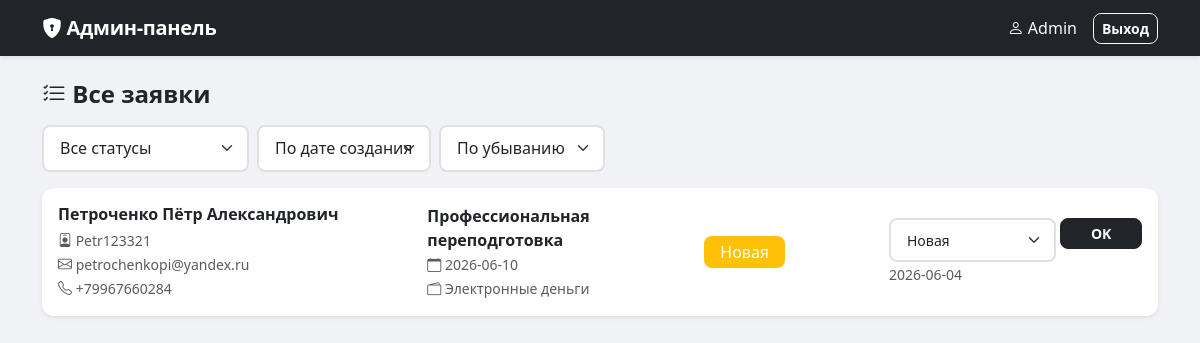
Page /admin (signed in) on the committed database.
### tables this page shows
CREATE TABLE applications (
            id INTEGER PRIMARY KEY AUTOINCREMENT,
            user_id INTEGER NOT NULL,
            course_type TEXT NOT NULL,
            start_date TEXT NOT NULL,
            payment_method TEXT NOT NULL,
            status TEXT NOT NULL DEFAULT 'Новая',
            created_at TEXT NOT NULL DEFAULT (datetime('now','localtime')),
            updated_at TEXT NOT NULL DEFAULT (datetime('now','localtime')),
            FOREIGN KEY (user_id) REFERENCES users(id) ON DELETE CASCADE
        );

CREATE TABLE users (
            id INTEGER PRIMARY KEY AUTOINCREMENT,
            login TEXT NOT NULL UNIQUE,
            password TEXT NOT NULL,
            full_name TEXT NOT NULL,
            phone TEXT NOT NULL,
            email TEXT NOT NULL,
            created_at TEXT NOT NULL DEFAULT (datetime('now','localtime'))
        );

### app.py (the view, shortened to what this page needs)
@app.route('/admin', methods=['GET', 'POST'])
def admin_panel():
    page = max(1, int(request.args.get('page', 1)))
    limit = 5
    offset = (page - 1) * limit
    status_filter = request.args.get('filter', '')
    sort_by = request.args.get('sort', 'created_at')
    sort_order = request.args.get('order', 'DESC')
    db = get_db()
    if status_filter:
        total = db.execute('SELECT COUNT(*) FROM applications WHERE status = ?',
                           (status_filter,)).fetchone()[0]
        apps = db.execute(
            f'SELECT a.*, u.login, u.full_name, u.phone, u.email '
            f'FROM applications a JOIN users u ON a.user_id = u.id '
            f'WHERE a.status = ? ORDER BY a.{sort_by} {sort_order} LIMIT ? OFFSET ?',
            (status_filter, limit, offset)).fetchall()
    else:
        total = db.execute('SELECT COUNT(*) FROM applications').fetchone()[0]
        apps = db.execute(
            f'SELECT a.*, u.login, u.full_name, u.phone, u.email '
            f'FROM applications a JOIN users u ON a.user_id = u.id '
            f'ORDER BY a.{sort_by} {sort_order} LIMIT ? OFFSET ?',
            (limit, offset)).fetchall()
    total_pages = max(1, -(-total // limit))
    return render_template('admin.html', apps=apps, page=page,
                           total_pages=total_pages, status_filter=status_filter,
                           sort_by=sort_by, sort_order=sort_order)

### app.py (called while the page is built)
def get_db():
    if 'db' not in g:
        g.db = sqlite3.connect(DATABASE)
        g.db.row_factory = sqlite3.Row
        g.db.execute("PRAGMA journal_mode=WAL")
    return g.db

### templates/admin.html (shortened to what this page needs)
{% extends "base.html" %}
{% block navbar %}
<nav class="navbar navbar-expand-lg navbar-dark bg-dark shadow-sm">
    <div class="container">
        <a class="navbar-brand fw-bold" href="{{ url_for('admin_panel') }}"><i class="bi bi-shield-lock-fill"></i> Админ-панель</a>
        <div class="d-flex align-items-center">
            <span class="text-light me-3"><i class="bi bi-person"></i> Admin</span>
            <a href="{{ url_for('logout') }}" class="btn btn-outline-light btn-sm">Выход</a>
        </div>
    </div>
</nav>
{% endblock %}
{% block content %}
<div class="container py-4">
    <h4 class="fw-bold mb-3"><i class="bi bi-list-check"></i> Все заявки</h4>
    <div class="row mb-3 g-2">
        <div class="col-auto">
            <select class="form-select" id="filterSelect" onchange="filterChange()">
                <option value="">Все статусы</option>
            </select>
        </div>
        <div class="col-auto">
            <select class="form-select" id="sortSelect" onchange="filterChange()">
                <option value="created_at" {{ 'selected' if sort_by == 'created_at' }}>По дате создания</option>
            </select>
        </div>
        <div class="col-auto">
            <select class="form-select" id="orderSelect" onchange="filterChange()">
                <option value="DESC" {{ 'selected' if sort_order == 'DESC' }}>По убыванию</option>
            </select>
        </div>
    </div>
    {% if not apps %}
    <div class="alert alert-info">Заявок нет.</div>
    {% else %}
    {% for app in apps %}
    <div class="card shadow-sm border-0 mb-3 admin-app-card">
        <div class="card-body">
            <div class="row align-items-center">
                <div class="col-md-4">
                    <h6 class="fw-bold mb-1">{{ app['full_name'] }}</h6>
                    <small class="text-muted"><i class="bi bi-person-badge"></i> {{ app['login'] }}</small><br>
                    <small class="text-muted"><i class="bi bi-envelope"></i> {{ app['email'] }}</small><br>
                    <small class="text-muted"><i class="bi bi-telephone"></i> {{ app['phone'] }}</small>
                </div>
                <div class="col-md-3">
                    <strong>{{ app['course_type'] }}</strong><br>
                    <small class="text-muted"><i class="bi bi-calendar"></i> {{ app['start_date'][:10] }}</small><br>
                    <small class="text-muted"><i class="bi bi-wallet2"></i> {{ app['payment_method'] }}</small>
                </div>
                <div class="col-md-2">
                    <span class="badge bg-{{ 'warning' if app['status'] == 'Новая' else ('info' if app['status'] == 'Идет обучение' else 'success') }} fs-6">
                        {{ app['status'] }}
                    </span>
                </div>
                <div class="col-md-3">
                    <form method="post" class="row g-1">
                        <div class="col-8">
                            <select name="status" class="form-select form-select-sm">
                                <option value="Новая" {{ 'selected' if app['status'] == 'Новая' }}>Новая</option>
                            </select>
                        </div>
                        <div class="col-4">
                            <button type="submit" name="change_status" class="btn btn-dark btn-sm w-100">OK</button>
                        </div>
                    </form>
                    <small class="text-muted">{{ app['created_at'][:10] }}</small>
                </div>
            </div>
        </div>
    </div>
    {% endfor %}
    {% endif %}
</div>
{% endblock %}

### static/css/style.css (style rules this page uses)
:root { --primary: #0d6efd; --primary-dark: #0b5ed7; }
body { font-family: 'Segoe UI', system-ui, -apple-system, sans-serif; background: #f0f2f5; }
.card { transition: transform 0.2s ease, box-shadow 0.2s ease; border-radius: 12px; }
.navbar-brand { font-size: 1.25rem; letter-spacing: -0.3px; }
.badge { padding: 0.5em 1em; font-weight: 500; border-radius: 8px; }
.form-control, .form-select { border-radius: 8px; padding: 0.6rem 1rem; border: 2px solid #e0e0e0; transition: border-color 0.2s ease, box-shadow 0.2s ease; }
.btn { border-radius: 8px; font-weight: 600; transition: all 0.2s ease; }
.app-card, .admin-app-card { animation: fadeIn 0.4s ease both; }
html { scroll-behavior: smooth; }

### rows in the picture
applications: full_name "Петроченко Пётр Александрович", login "Petr123321", email "petrochenkopi@yandex.ru", phone "+79967660284", course_type "Профессиональная переподготовка", start_date "2026-06-10", payment_method "Электронные деньги", status "Новая", created_at "2026-06-04"
